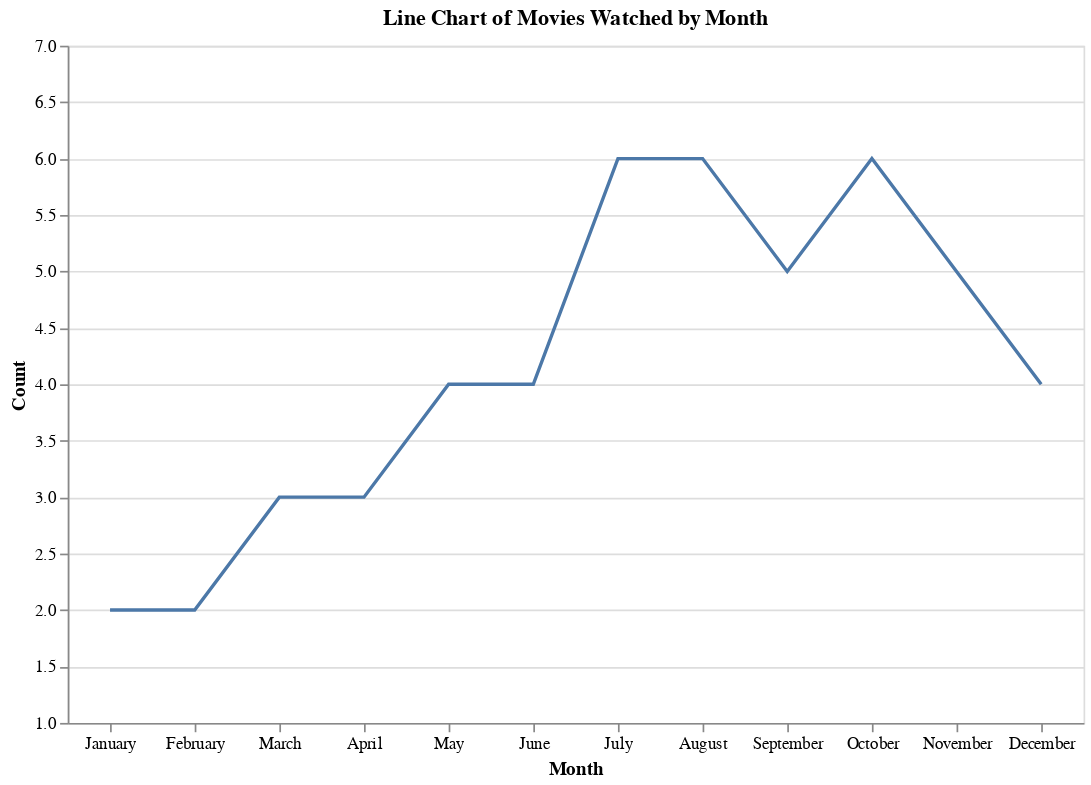

The notebook cell saved with this chart:
### Code cell
df_month = df.groupby('Month').size().reset_index(name='Count')

months_order = ['January', 'February', 'March', 'April', 'May', 'June', 'July', 'August', 'September', 'October', 'November', 'December']

df_month['Month'] = pd.Categorical(df_month['Month'], categories=months_order, ordered=True)

min_count = df_month['Count'].min() - 1
max_count = df_month['Count'].max() + 1

alt.Chart(df_month).mark_line().encode(
    x=alt.X('Month', axis=alt.Axis(labelAngle=0)),
    y=alt.Y('Count:Q', scale=alt.Scale(domain=(min_count, max_count))),
    tooltip=['Month', 'Count']
).properties(
    title='Line Chart of Movies Watched by Month',
    width=600,
    height=400
).interactive()

### Figure 1 — Vega-Lite specification as saved in the notebook (floating-point values rounded to 4 significant figures)
{"config": {"view": {"continuousWidth": 300, "continuousHeight": 300}}, "data": {"name": "data-f2036038d39b88d017705729d629211b"}, "mark": {"type": "line"}, "encoding": {"tooltip": [{"field": "Month", "type": "ordinal"}, {"field": "Count", "type": "quantitative"}], "x": {"axis": {"labelAngle": 0}, "field": "Month", "sort": ["January", "February", "March", "April", "May", "June", "July", "August", "September", "October", "November", "December"], "type": "ordinal"}, "y": {"field": "Count", "scale": {"domain": [1.0, 7.0]}, "type": "quantitative"}}, "height": 400, "params": [{"name": "param_6", "select": {"type": "interval", "encodings": ["x", "y"]}, "bind": "scales"}], "title": "Line Chart of Movies Watched by Month", "width": 600, "$schema": "https://vega.github.io/schema/vega-lite/v5.20.1.json", "datasets": {"data-f2036038d39b88d017705729d629211b": [{"Month": "April", "Count": 3}, {"Month": "August", "Count": 6}, {"Month": "December", "Count": 4}, {"Month": "February", "Count": 2}, {"Month": "January", "Count": 2}, {"Month": "July", "Count": 6}, {"Month": "June", "Count": 4}, {"Month": "March", "Count": 3}, {"Month": "May", "Count": 4}, {"Month": "November", "Count": 5}, {"Month": "October", "Count": 6}, {"Month": "September", "Count": 5}]}}
